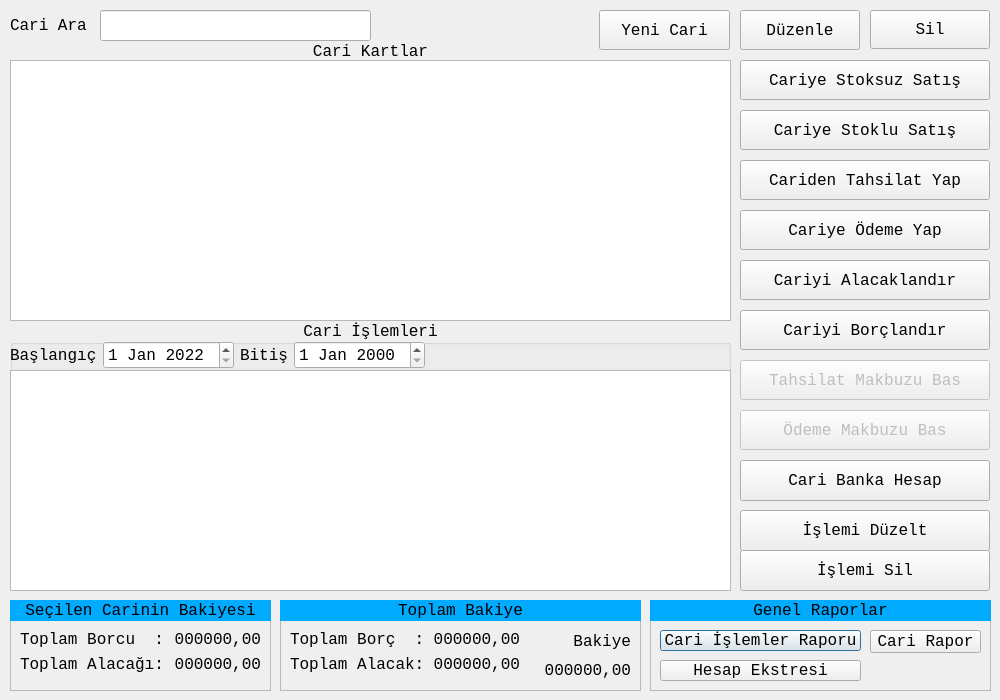
<?xml version="1.0" encoding="UTF-8"?>
<ui version="4.0">
 <class>CariKartlarDialog</class>
 <widget class="QDialog" name="CariKartlarDialog">
  <property name="geometry">
   <rect>
    <x>0</x>
    <y>0</y>
    <width>1000</width>
    <height>700</height>
   </rect>
  </property>
  <property name="minimumSize">
   <size>
    <width>800</width>
    <height>700</height>
   </size>
  </property>
  <property name="maximumSize">
   <size>
    <width>1366</width>
    <height>700</height>
   </size>
  </property>
  <property name="font">
   <font>
    <family>Monospace</family>
    <pointsize>12</pointsize>
   </font>
  </property>
  <property name="windowTitle">
   <string>Cari Kartlar</string>
  </property>
  <property name="windowIcon">
   <iconset resource="images.qrc">
    <normaloff>:/images/ui/mhss.png</normaloff>:/images/ui/mhss.png</iconset>
  </property>
  <widget class="QGroupBox" name="groupBox_2">
   <property name="geometry">
    <rect>
     <x>10</x>
     <y>40</y>
     <width>721</width>
     <height>281</height>
    </rect>
   </property>
   <property name="title">
    <string>Cari Kartlar</string>
   </property>
   <property name="alignment">
    <set>Qt::AlignCenter</set>
   </property>
   <widget class="QTableView" name="CariKartlartableView">
    <property name="geometry">
     <rect>
      <x>0</x>
      <y>20</y>
      <width>721</width>
      <height>261</height>
     </rect>
    </property>
    <property name="selectionMode">
     <enum>QAbstractItemView::SingleSelection</enum>
    </property>
    <property name="selectionBehavior">
     <enum>QAbstractItemView::SelectRows</enum>
    </property>
    <property name="sortingEnabled">
     <bool>true</bool>
    </property>
   </widget>
  </widget>
  <widget class="QToolButton" name="YenitoolButton">
   <property name="geometry">
    <rect>
     <x>599</x>
     <y>10</y>
     <width>131</width>
     <height>40</height>
    </rect>
   </property>
   <property name="text">
    <string>Yeni Cari</string>
   </property>
   <property name="icon">
    <iconset resource="images.qrc">
     <normaloff>:/images/ui/add-user.png</normaloff>:/images/ui/add-user.png</iconset>
   </property>
   <property name="iconSize">
    <size>
     <width>32</width>
     <height>32</height>
    </size>
   </property>
   <property name="toolButtonStyle">
    <enum>Qt::ToolButtonTextBesideIcon</enum>
   </property>
  </widget>
  <widget class="QToolButton" name="SiltoolButton">
   <property name="geometry">
    <rect>
     <x>870</x>
     <y>10</y>
     <width>120</width>
     <height>39</height>
    </rect>
   </property>
   <property name="text">
    <string>Sil</string>
   </property>
   <property name="icon">
    <iconset resource="images.qrc">
     <normaloff>:/images/ui/delete-user.png</normaloff>:/images/ui/delete-user.png</iconset>
   </property>
   <property name="iconSize">
    <size>
     <width>32</width>
     <height>32</height>
    </size>
   </property>
   <property name="toolButtonStyle">
    <enum>Qt::ToolButtonTextBesideIcon</enum>
   </property>
  </widget>
  <widget class="QToolButton" name="DuzenletoolButton">
   <property name="geometry">
    <rect>
     <x>740</x>
     <y>10</y>
     <width>120</width>
     <height>40</height>
    </rect>
   </property>
   <property name="text">
    <string>Düzenle</string>
   </property>
   <property name="icon">
    <iconset resource="images.qrc">
     <normaloff>:/images/ui/registration-user.png</normaloff>:/images/ui/registration-user.png</iconset>
   </property>
   <property name="iconSize">
    <size>
     <width>32</width>
     <height>32</height>
    </size>
   </property>
   <property name="toolButtonStyle">
    <enum>Qt::ToolButtonTextBesideIcon</enum>
   </property>
  </widget>
  <widget class="QToolButton" name="CariyeStoksuzSatistoolButton">
   <property name="geometry">
    <rect>
     <x>740</x>
     <y>60</y>
     <width>250</width>
     <height>40</height>
    </rect>
   </property>
   <property name="text">
    <string>Cariye Stoksuz Satış</string>
   </property>
   <property name="icon">
    <iconset resource="images.qrc">
     <normaloff>:/images/ui/shopping-cart.png</normaloff>:/images/ui/shopping-cart.png</iconset>
   </property>
   <property name="iconSize">
    <size>
     <width>32</width>
     <height>32</height>
    </size>
   </property>
   <property name="toolButtonStyle">
    <enum>Qt::ToolButtonTextBesideIcon</enum>
   </property>
  </widget>
  <widget class="QToolButton" name="CariyeStokluSatistoolButton">
   <property name="geometry">
    <rect>
     <x>740</x>
     <y>110</y>
     <width>250</width>
     <height>40</height>
    </rect>
   </property>
   <property name="text">
    <string>Cariye Stoklu Satış</string>
   </property>
   <property name="icon">
    <iconset resource="images.qrc">
     <normaloff>:/images/ui/shopping-cart-buying.png</normaloff>:/images/ui/shopping-cart-buying.png</iconset>
   </property>
   <property name="iconSize">
    <size>
     <width>32</width>
     <height>32</height>
    </size>
   </property>
   <property name="toolButtonStyle">
    <enum>Qt::ToolButtonTextBesideIcon</enum>
   </property>
  </widget>
  <widget class="QToolButton" name="CaridenTahsilatYaptoolButton">
   <property name="geometry">
    <rect>
     <x>740</x>
     <y>160</y>
     <width>250</width>
     <height>40</height>
    </rect>
   </property>
   <property name="text">
    <string>Cariden Tahsilat Yap</string>
   </property>
   <property name="icon">
    <iconset resource="images.qrc">
     <normaloff>:/images/ui/get-cash.png</normaloff>:/images/ui/get-cash.png</iconset>
   </property>
   <property name="iconSize">
    <size>
     <width>32</width>
     <height>32</height>
    </size>
   </property>
   <property name="toolButtonStyle">
    <enum>Qt::ToolButtonTextBesideIcon</enum>
   </property>
  </widget>
  <widget class="QToolButton" name="CariyeOdemeYaptoolButton">
   <property name="geometry">
    <rect>
     <x>740</x>
     <y>210</y>
     <width>250</width>
     <height>40</height>
    </rect>
   </property>
   <property name="text">
    <string>Cariye Ödeme Yap</string>
   </property>
   <property name="icon">
    <iconset resource="images.qrc">
     <normaloff>:/images/ui/cash-back.png</normaloff>:/images/ui/cash-back.png</iconset>
   </property>
   <property name="iconSize">
    <size>
     <width>32</width>
     <height>32</height>
    </size>
   </property>
   <property name="toolButtonStyle">
    <enum>Qt::ToolButtonTextBesideIcon</enum>
   </property>
  </widget>
  <widget class="QToolButton" name="CariyiAlacaklandirtoolButton">
   <property name="geometry">
    <rect>
     <x>740</x>
     <y>260</y>
     <width>250</width>
     <height>40</height>
    </rect>
   </property>
   <property name="text">
    <string>Cariyi Alacaklandır</string>
   </property>
   <property name="icon">
    <iconset resource="images.qrc">
     <normaloff>:/images/ui/money.png</normaloff>:/images/ui/money.png</iconset>
   </property>
   <property name="iconSize">
    <size>
     <width>32</width>
     <height>32</height>
    </size>
   </property>
   <property name="toolButtonStyle">
    <enum>Qt::ToolButtonTextBesideIcon</enum>
   </property>
  </widget>
  <widget class="QToolButton" name="CariyiBorclandirtoolButton">
   <property name="geometry">
    <rect>
     <x>740</x>
     <y>310</y>
     <width>250</width>
     <height>40</height>
    </rect>
   </property>
   <property name="text">
    <string>Cariyi Borçlandır</string>
   </property>
   <property name="icon">
    <iconset resource="images.qrc">
     <normaloff>:/images/ui/money.png</normaloff>:/images/ui/money.png</iconset>
   </property>
   <property name="iconSize">
    <size>
     <width>32</width>
     <height>32</height>
    </size>
   </property>
   <property name="toolButtonStyle">
    <enum>Qt::ToolButtonTextBesideIcon</enum>
   </property>
  </widget>
  <widget class="QToolButton" name="TahsilatMakbuzuBastoolButton">
   <property name="enabled">
    <bool>false</bool>
   </property>
   <property name="geometry">
    <rect>
     <x>740</x>
     <y>360</y>
     <width>250</width>
     <height>40</height>
    </rect>
   </property>
   <property name="text">
    <string>Tahsilat Makbuzu Bas</string>
   </property>
   <property name="icon">
    <iconset resource="images.qrc">
     <normaloff>:/images/ui/receipt.png</normaloff>:/images/ui/receipt.png</iconset>
   </property>
   <property name="iconSize">
    <size>
     <width>32</width>
     <height>32</height>
    </size>
   </property>
   <property name="toolButtonStyle">
    <enum>Qt::ToolButtonTextBesideIcon</enum>
   </property>
  </widget>
  <widget class="QToolButton" name="OdemeMakbuzuBastoolButton">
   <property name="enabled">
    <bool>false</bool>
   </property>
   <property name="geometry">
    <rect>
     <x>740</x>
     <y>410</y>
     <width>250</width>
     <height>40</height>
    </rect>
   </property>
   <property name="text">
    <string>Ödeme Makbuzu Bas</string>
   </property>
   <property name="icon">
    <iconset resource="images.qrc">
     <normaloff>:/images/ui/receipt.png</normaloff>:/images/ui/receipt.png</iconset>
   </property>
   <property name="iconSize">
    <size>
     <width>32</width>
     <height>32</height>
    </size>
   </property>
   <property name="toolButtonStyle">
    <enum>Qt::ToolButtonTextBesideIcon</enum>
   </property>
  </widget>
  <widget class="QToolButton" name="CariBankatoolButton">
   <property name="geometry">
    <rect>
     <x>740</x>
     <y>460</y>
     <width>250</width>
     <height>41</height>
    </rect>
   </property>
   <property name="text">
    <string>Cari Banka Hesap</string>
   </property>
   <property name="icon">
    <iconset resource="images.qrc">
     <normaloff>:/images/ui/safe-box.png</normaloff>:/images/ui/safe-box.png</iconset>
   </property>
   <property name="iconSize">
    <size>
     <width>32</width>
     <height>32</height>
    </size>
   </property>
   <property name="toolButtonStyle">
    <enum>Qt::ToolButtonTextBesideIcon</enum>
   </property>
  </widget>
  <widget class="QLineEdit" name="lineEdit">
   <property name="geometry">
    <rect>
     <x>100</x>
     <y>10</y>
     <width>271</width>
     <height>31</height>
    </rect>
   </property>
  </widget>
  <widget class="QLabel" name="label">
   <property name="geometry">
    <rect>
     <x>10</x>
     <y>10</y>
     <width>81</width>
     <height>31</height>
    </rect>
   </property>
   <property name="text">
    <string>Cari Ara</string>
   </property>
  </widget>
  <widget class="QFrame" name="frame">
   <property name="geometry">
    <rect>
     <x>650</x>
     <y>600</y>
     <width>341</width>
     <height>91</height>
    </rect>
   </property>
   <property name="frameShape">
    <enum>QFrame::StyledPanel</enum>
   </property>
   <property name="frameShadow">
    <enum>QFrame::Raised</enum>
   </property>
   <widget class="QLabel" name="label_4">
    <property name="geometry">
     <rect>
      <x>0</x>
      <y>0</y>
      <width>341</width>
      <height>21</height>
     </rect>
    </property>
    <property name="font">
     <font>
      <family>Monospace</family>
      <pointsize>12</pointsize>
     </font>
    </property>
    <property name="styleSheet">
     <string notr="true">background-color: rgb(0, 170, 255);
color: rgb(0, 0, 0);</string>
    </property>
    <property name="text">
     <string>Genel Raporlar</string>
    </property>
    <property name="alignment">
     <set>Qt::AlignCenter</set>
    </property>
   </widget>
   <widget class="QPushButton" name="pushButton">
    <property name="geometry">
     <rect>
      <x>10</x>
      <y>30</y>
      <width>201</width>
      <height>21</height>
     </rect>
    </property>
    <property name="text">
     <string>Cari İşlemler Raporu</string>
    </property>
   </widget>
   <widget class="QPushButton" name="pushButton_2">
    <property name="geometry">
     <rect>
      <x>10</x>
      <y>60</y>
      <width>201</width>
      <height>21</height>
     </rect>
    </property>
    <property name="text">
     <string>Hesap Ekstresi</string>
    </property>
   </widget>
   <widget class="QPushButton" name="pushButton_3">
    <property name="geometry">
     <rect>
      <x>220</x>
      <y>30</y>
      <width>111</width>
      <height>23</height>
     </rect>
    </property>
    <property name="text">
     <string>Cari Rapor</string>
    </property>
   </widget>
  </widget>
  <widget class="QFrame" name="frame_2">
   <property name="geometry">
    <rect>
     <x>280</x>
     <y>600</y>
     <width>361</width>
     <height>91</height>
    </rect>
   </property>
   <property name="frameShape">
    <enum>QFrame::StyledPanel</enum>
   </property>
   <property name="frameShadow">
    <enum>QFrame::Raised</enum>
   </property>
   <widget class="QLabel" name="label_5">
    <property name="geometry">
     <rect>
      <x>0</x>
      <y>0</y>
      <width>361</width>
      <height>21</height>
     </rect>
    </property>
    <property name="font">
     <font>
      <family>Monospace</family>
      <pointsize>12</pointsize>
     </font>
    </property>
    <property name="styleSheet">
     <string notr="true">background-color: rgb(0, 170, 255);
color: rgb(0, 0, 0);</string>
    </property>
    <property name="text">
     <string>Toplam Bakiye</string>
    </property>
    <property name="alignment">
     <set>Qt::AlignCenter</set>
    </property>
   </widget>
   <widget class="QWidget" name="layoutWidget">
    <property name="geometry">
     <rect>
      <x>10</x>
      <y>30</y>
      <width>230</width>
      <height>51</height>
     </rect>
    </property>
    <layout class="QFormLayout" name="formLayout_2">
     <item row="0" column="0">
      <widget class="QLabel" name="label_6">
       <property name="font">
        <font>
         <family>Monospace</family>
         <pointsize>12</pointsize>
        </font>
       </property>
       <property name="text">
        <string>Toplam Borç  :</string>
       </property>
      </widget>
     </item>
     <item row="0" column="1">
      <widget class="QLabel" name="CarilerToplamBorclabel">
       <property name="font">
        <font>
         <family>Monospace</family>
         <pointsize>12</pointsize>
        </font>
       </property>
       <property name="text">
        <string>000000,00</string>
       </property>
       <property name="alignment">
        <set>Qt::AlignRight|Qt::AlignTrailing|Qt::AlignVCenter</set>
       </property>
      </widget>
     </item>
     <item row="1" column="0">
      <widget class="QLabel" name="label_7">
       <property name="font">
        <font>
         <family>Monospace</family>
         <pointsize>12</pointsize>
        </font>
       </property>
       <property name="text">
        <string>Toplam Alacak:</string>
       </property>
      </widget>
     </item>
     <item row="1" column="1">
      <widget class="QLabel" name="CarilerToplamAlacaklabel">
       <property name="font">
        <font>
         <family>Monospace</family>
         <pointsize>12</pointsize>
        </font>
       </property>
       <property name="text">
        <string>000000,00</string>
       </property>
       <property name="alignment">
        <set>Qt::AlignRight|Qt::AlignTrailing|Qt::AlignVCenter</set>
       </property>
      </widget>
     </item>
    </layout>
   </widget>
   <widget class="QWidget" name="layoutWidget">
    <property name="geometry">
     <rect>
      <x>250</x>
      <y>30</y>
      <width>101</width>
      <height>51</height>
     </rect>
    </property>
    <layout class="QVBoxLayout" name="verticalLayout">
     <item>
      <widget class="QLabel" name="label_8">
       <property name="layoutDirection">
        <enum>Qt::LeftToRight</enum>
       </property>
       <property name="text">
        <string>Bakiye</string>
       </property>
       <property name="alignment">
        <set>Qt::AlignRight|Qt::AlignTrailing|Qt::AlignVCenter</set>
       </property>
      </widget>
     </item>
     <item>
      <widget class="QLabel" name="CarilerBakiyelabel">
       <property name="font">
        <font>
         <family>Monospace</family>
         <pointsize>12</pointsize>
        </font>
       </property>
       <property name="text">
        <string>000000,00</string>
       </property>
       <property name="alignment">
        <set>Qt::AlignRight|Qt::AlignTrailing|Qt::AlignVCenter</set>
       </property>
      </widget>
     </item>
    </layout>
   </widget>
  </widget>
  <widget class="QGroupBox" name="groupBox">
   <property name="geometry">
    <rect>
     <x>10</x>
     <y>320</y>
     <width>721</width>
     <height>271</height>
    </rect>
   </property>
   <property name="title">
    <string>Cari İşlemleri</string>
   </property>
   <property name="alignment">
    <set>Qt::AlignCenter</set>
   </property>
   <widget class="QTableView" name="CariKartHareketleritableView">
    <property name="geometry">
     <rect>
      <x>0</x>
      <y>50</y>
      <width>721</width>
      <height>221</height>
     </rect>
    </property>
    <property name="selectionMode">
     <enum>QAbstractItemView::SingleSelection</enum>
    </property>
    <property name="selectionBehavior">
     <enum>QAbstractItemView::SelectRows</enum>
    </property>
    <property name="sortingEnabled">
     <bool>true</bool>
    </property>
   </widget>
   <widget class="QWidget" name="layoutWidget">
    <property name="geometry">
     <rect>
      <x>0</x>
      <y>20</y>
      <width>416</width>
      <height>30</height>
     </rect>
    </property>
    <layout class="QHBoxLayout" name="horizontalLayout">
     <item>
      <widget class="QLabel" name="label_2">
       <property name="text">
        <string>Başlangıç</string>
       </property>
      </widget>
     </item>
     <item>
      <widget class="QDateEdit" name="baslangicdateEdit">
       <property name="date">
        <date>
         <year>2022</year>
         <month>1</month>
         <day>1</day>
        </date>
       </property>
      </widget>
     </item>
     <item>
      <widget class="QLabel" name="label_3">
       <property name="text">
        <string>Bitiş</string>
       </property>
      </widget>
     </item>
     <item>
      <widget class="QDateEdit" name="bitisdateEdit"/>
     </item>
    </layout>
   </widget>
  </widget>
  <widget class="QFrame" name="frame_3">
   <property name="geometry">
    <rect>
     <x>10</x>
     <y>600</y>
     <width>261</width>
     <height>91</height>
    </rect>
   </property>
   <property name="font">
    <font>
     <family>Monospace</family>
     <pointsize>12</pointsize>
    </font>
   </property>
   <property name="frameShape">
    <enum>QFrame::StyledPanel</enum>
   </property>
   <property name="frameShadow">
    <enum>QFrame::Raised</enum>
   </property>
   <widget class="QLabel" name="label_12">
    <property name="geometry">
     <rect>
      <x>0</x>
      <y>0</y>
      <width>261</width>
      <height>21</height>
     </rect>
    </property>
    <property name="font">
     <font>
      <family>Monospace</family>
      <pointsize>12</pointsize>
     </font>
    </property>
    <property name="styleSheet">
     <string notr="true">background-color: rgb(0, 170, 255);
color: rgb(0, 0, 0);</string>
    </property>
    <property name="text">
     <string>Seçilen Carinin Bakiyesi</string>
    </property>
    <property name="alignment">
     <set>Qt::AlignCenter</set>
    </property>
   </widget>
   <widget class="QWidget" name="layoutWidget">
    <property name="geometry">
     <rect>
      <x>10</x>
      <y>30</y>
      <width>241</width>
      <height>51</height>
     </rect>
    </property>
    <layout class="QFormLayout" name="formLayout">
     <item row="0" column="0">
      <widget class="QLabel" name="label_15">
       <property name="font">
        <font>
         <family>Monospace</family>
         <pointsize>12</pointsize>
        </font>
       </property>
       <property name="text">
        <string>Toplam Borcu  :</string>
       </property>
      </widget>
     </item>
     <item row="0" column="1">
      <widget class="QLabel" name="cariToplamBorclabel">
       <property name="font">
        <font>
         <family>Monospace</family>
         <pointsize>12</pointsize>
        </font>
       </property>
       <property name="text">
        <string>000000,00</string>
       </property>
       <property name="alignment">
        <set>Qt::AlignRight|Qt::AlignTrailing|Qt::AlignVCenter</set>
       </property>
      </widget>
     </item>
     <item row="1" column="0">
      <widget class="QLabel" name="label_16">
       <property name="font">
        <font>
         <family>Monospace</family>
         <pointsize>12</pointsize>
        </font>
       </property>
       <property name="text">
        <string>Toplam Alacağı:</string>
       </property>
      </widget>
     </item>
     <item row="1" column="1">
      <widget class="QLabel" name="cariToplamAlacaklabel">
       <property name="font">
        <font>
         <family>Monospace</family>
         <pointsize>12</pointsize>
        </font>
       </property>
       <property name="text">
        <string>000000,00</string>
       </property>
       <property name="alignment">
        <set>Qt::AlignRight|Qt::AlignTrailing|Qt::AlignVCenter</set>
       </property>
      </widget>
     </item>
    </layout>
   </widget>
  </widget>
  <widget class="QToolButton" name="CariBankatoolButton_2">
   <property name="geometry">
    <rect>
     <x>740</x>
     <y>510</y>
     <width>250</width>
     <height>41</height>
    </rect>
   </property>
   <property name="text">
    <string>İşlemi Düzelt</string>
   </property>
   <property name="icon">
    <iconset resource="images.qrc">
     <normaloff>:/images/ui/edit-property-100.png</normaloff>:/images/ui/edit-property-100.png</iconset>
   </property>
   <property name="iconSize">
    <size>
     <width>32</width>
     <height>32</height>
    </size>
   </property>
   <property name="toolButtonStyle">
    <enum>Qt::ToolButtonTextBesideIcon</enum>
   </property>
  </widget>
  <widget class="QToolButton" name="CariBankatoolButton_3">
   <property name="geometry">
    <rect>
     <x>740</x>
     <y>550</y>
     <width>250</width>
     <height>41</height>
    </rect>
   </property>
   <property name="text">
    <string>İşlemi Sil</string>
   </property>
   <property name="icon">
    <iconset resource="images.qrc">
     <normaloff>:/images/ui/delete-document-100.png</normaloff>:/images/ui/delete-document-100.png</iconset>
   </property>
   <property name="iconSize">
    <size>
     <width>32</width>
     <height>32</height>
    </size>
   </property>
   <property name="toolButtonStyle">
    <enum>Qt::ToolButtonTextBesideIcon</enum>
   </property>
  </widget>
 </widget>
 <resources>
  <include location="images.qrc"/>
 </resources>
 <connections/>
</ui>
